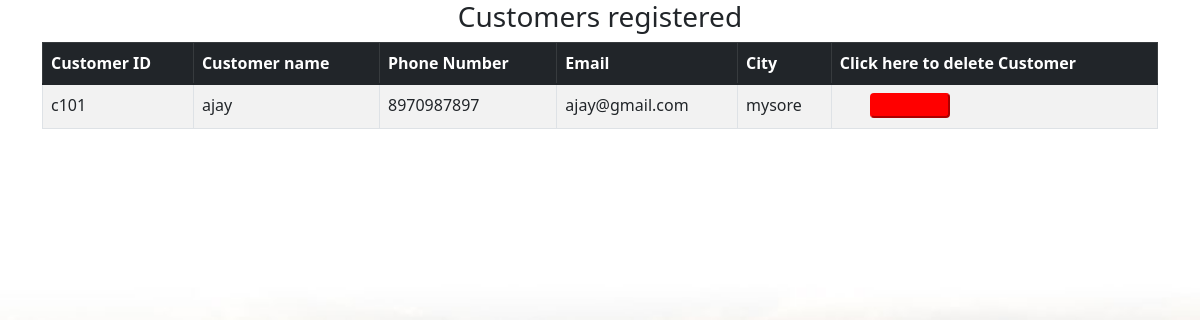
Page /admincustomerview.php on the committed database.
### tables this page shows
CREATE TABLE `customer` (
  `customer_id` varchar(200) NOT NULL,
  `customer_name` varchar(100) NOT NULL,
  `phone_number` varchar(50) NOT NULL,
  `email` varchar(100) NOT NULL,
  `city` varchar(50) NOT NULL
);

### admincustomerview.php (the view, shortened to what this page needs)
<!DOCTYPE html>
  <html lang="en">
  <head>
      <link href="https://cdn.jsdelivr.net/npm/bootstrap@5.1.3/dist/css/bootstrap.min.css" rel="stylesheet">
  </head>
  <body style="background: url('images/img1.jpg');
background-repeat: no-repeat;
background-size: 100%;
background-attachment: fixed;">
  <div class="container">
        <div class="tablename">
             <h3 align=center>Customers registered</h3>
        </div>
      <table class="table table-striped table-bordered">
        <thead class="table-dark">
        <tr>
          <th>Customer ID</th>
          <th>Customer name</th>
          <th>Phone Number</th>
          <th>Email</th>
          <th>City</th>
          <th>Click here to delete Customer</th>
          </tr>
          </thead>
         <?php
         $con=mysqli_connect('localhost','root','');
         mysqli_select_db($con,'agriculture_management_system');
         $query="SELECT customer_id,customer_name,phone_number,email,city from customer;";
         $result=$con->query($query);
         if($result->num_rows>0)
         {
           while($row=$result->fetch_assoc())
           {
             $c_id=$row['customer_id'];
             echo "<tr><td>".$row["customer_id"]."</td><td>".$row["customer_name"]."</td><td>".$row["phone_number"]."</td><td>".$row["email"]."</td><td>".$row["city"]."</td><td><form action='admincustomerdelete.php' method='post'><input type='submit' name='customer' value=".$c_id." style='color:red;background:red;width: 80px;height:25px;border-radius: 4px;border-color:red;margin-left: 30px;'></form></td><tr>";
           }
           echo "</table>";
         }
         else{
           echo "<h2 align=center>No Customers to display</h2>";
         }
         ?>
        </div>
  </body>
  </html>

### rows in the picture
customer: customer_id "c101", customer_name "ajay", phone_number "8970987897", email "ajay@gmail.com", city "mysore", customer "c101"
